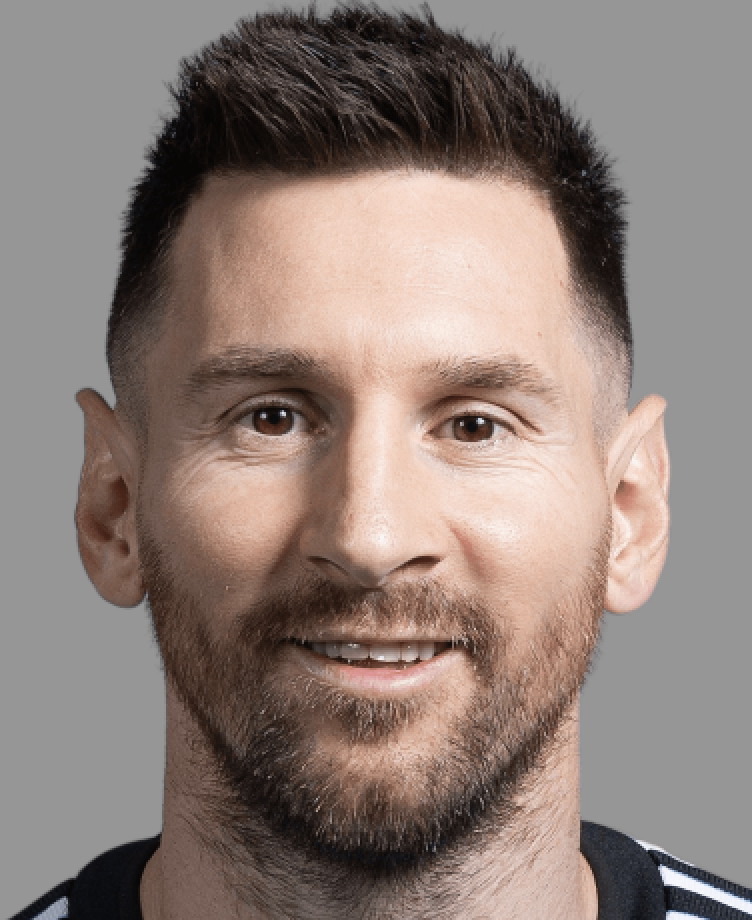
#> input picture Exercise3/Images/messi.png, 752 x 920 px
$ jupyter execute CombinationOfFaces.ipynb
#> lines starting #> are read from the running program, lines starting #| are printed output that depends on the picture; after the words box and inside, x2 and y2 are one past the last pixel; in counts of white or black regions, pixels touching at a corner belong together
# Combination Of Faces
__Author__ : Mohammad Rouintan , 400222042

__Course__ : Undergraduate Digital Image Processing Course

[cell 1]
import numpy as np
import cv2
import matplotlib.pyplot as plt

This code performs low-pass filtering on an input image using Fourier transforms.

The `low_filter` function generates a low-pass filter in the frequency domain based on the specified type (either `'IDEAL'`, `'Gaussian'`, or `'Butterworth'`) and with the given parameters `sigma` and `n`. The function first calculates the shape of the input image, and then generates a meshgrid of x and y coordinates that correspond to the Fourier transform domain. The `r` variable is then calculated to represent the radial distance from the center of the Fourier transform domain. Depending on the specified filter type, the function generates a filter mask and returns it.

The `low_filter_image` function applies the generated filter to the input image using Fourier transforms. First, the `low_filter` function is called to generate the low-pass filter. Then, the function computes the Fourier transform of the input image using `np.fft.fft2`, and shifts the zero-frequency component to the center of the Fourier transform using `np.fft.fftshift`. The filter is then applied to the shifted Fourier transform by element-wise multiplication. This filtered Fourier transform is then shifted back to the original position using `np.fft.ifftshift`, and the inverse Fourier transform is calculated using `np.fft.ifft2` to obtain the filtered image. Finally, `np.real` is used to extract the real part of the filtered image, since the imaginary part should be negligible.

The function returns two outputs: the magnitude spectrum of the filtered image, which is computed by taking the absolute value of the filtered Fourier transform and applying the logarithm to enhance contrast, and the filtered image itself.

[cell 2]
def low_filter(img, kind, sigma=15, n=2):
    shape = img.shape
    centerX = np.floor(shape[0] / 2)
    centerY = np.floor(shape[1] / 2)

    x = np.linspace(-centerX, centerX, shape[0])
    y = np.linspace(-centerY, centerY, shape[1])
    xv, yv = np.meshgrid(x, y)

    r = xv**2 + yv**2

    lowFilter = None
    if kind == 'IDEAL':
        lowFilter = np.sqrt(r) <= sigma
    elif kind == 'Gaussian':
        lowFilter = np.exp(-r/(2 * sigma**2))
    elif kind == 'Butterworth':
        lowFilter = 1 / (1 + (np.sqrt(r)/sigma) ** (2*n))

    return lowFilter


def low_filter_image(img, kind, sigma=15, n=2):
    lowFilter = low_filter(img, kind, sigma, n)

    ft = np.fft.fft2(img)
    ft_shift = np.fft.fftshift(ft)

    magnitudeLow = np.log(1 + np.abs(ft_shift * lowFilter.T))
    lowFilterImage = np.real(np.fft.ifft2(np.fft.ifftshift(ft_shift * lowFilter.T)))

    return magnitudeLow, lowFilterImage

This code performs high-pass filtering on an input image using Fourier transforms.

The `high_filter` function generates a high-pass filter in the frequency domain based on the specified type (either `'IDEAL'`, `'Gaussian'`, or `'Butterworth'`) and with the given parameters `sigma` and `n`. Depending on the specified filter type, the function generates a filter mask that is the complement of the corresponding low-pass filter mask generated by calling the `low_filter` function. This is achieved by subtracting the low-pass mask from 1.

The `high_filter_image` function applies the generated high-pass filter to the input image using Fourier transforms. First, the `high_filter` function is called to generate the high-pass filter. Then, the function computes the Fourier transform of the input image using `np.fft.fft2`, and shifts the zero-frequency component to the center of the Fourier transform using `np.fft.fftshift`. The filter is then applied to the shifted Fourier transform by element-wise multiplication. This filtered Fourier transform is then shifted back to the original position using `np.fft.ifftshift`, and the inverse Fourier transform is calculated using `np.fft.ifft2` to obtain the filtered image. Finally, `np.real` is used to extract the real part of the filtered image, since the imaginary part should be negligible.

The function returns two outputs: the magnitude spectrum of the filtered image, which is computed by taking the absolute value of the filtered Fourier transform and applying the logarithm to enhance contrast, and the filtered image itself.

[cell 3]
def high_filter(img, kind, sigma=15, n=2):
    if kind == 'IDEAL':
        return 1 - low_filter(img, 'IDEAL', sigma=sigma, n=n)
    elif kind == 'Gaussian':
        return 1 - low_filter(img, 'Gaussian', sigma=sigma, n=n)
    elif kind == 'Butterworth':
        return 1 - low_filter(img, 'Butterworth', sigma=sigma, n=n)
    else:
        return None

def high_filter_image(img, kind, sigma=15, n=2):
    highFilter = high_filter(img, kind, sigma, n)

    ft = np.fft.fft2(img)
    ft_shift = np.fft.fftshift(ft)

    magnitudeHigh = np.log(1 + np.abs(ft_shift * highFilter.T))
    highFilterImage = np.real(np.fft.ifft2(np.fft.ifftshift(ft_shift * highFilter.T)))

    return magnitudeHigh, highFilterImage

This code combines low-pass and high-pass filtered images to create a new image.

The `combination_of_faces` function takes in two input images, `img1` and `img2`, and a filter type `kind` (either `'IDEAL'`, `'Gaussian'`, or `'Butterworth'`) with optional parameters `sigma` and `n`. The function first applies a low-pass filter to `img1` and a high-pass filter to `img2` using the `low_filter_image` and `high_filter_image` functions. The `maglow` and `low_image` variables store the magnitude spectrum and filtered image of `img1`, while the `maghigh` and `high_image` variables store the magnitude spectrum and filtered image of `img2`.

The function then combines the low-pass and high-pass filtered images by adding them together, resulting in a hybrid image that contains both low-frequency and high-frequency information. The Fourier transform of the hybrid image is then computed using `np.fft.fft2`, and the zero-frequency component is shifted to the center using `np.fft.fftshift`. The magnitude spectrum of the Fourier transform is computed by taking the absolute value and applying the logarithm to enhance contrast. The final output of the function is a tuple containing the magnitude spectrum and the combined image.

Note that since the low-pass filter removes high-frequency information and the high-pass filter removes low-frequency information, the resulting combined image can appear different depending on the viewing distance. At a far distance, only the low-frequency information is visible and the image appears similar to the low-pass filtered image, while at a close distance, the high-frequency information becomes more visible and the image appears similar to the high-pass filtered image.

[cell 4]
def combination_of_faces(img1, img2, kind, sigma=15, n=2):
    maglow, low_image = low_filter_image(img1, kind, sigma, n)
    maghigh, high_image = high_filter_image(img2, kind, sigma, n)

    comb = low_image + high_image
    ft = np.fft.fft2(comb)
    ft_shift = np.fft.fftshift(ft)
    magnitude = np.log(1 + np.abs(ft_shift))

    return magnitude, comb

The following function, as the main function of the program, receives two input photos and then performs all the operations and prints the output.

[cell 5]
def process(img1, img2, kind, sigma=15, n=2):
    img1 = (img1 - np.min(img1)) / (np.max(img1) - np.min(img1))
    img2 = (img2 - np.min(img2)) / (np.max(img2) - np.min(img2))

    ft1 = np.fft.fft2(img1)
    ft_shift1 = np.fft.fftshift(ft1)
    mag1 = np.log(1 + np.abs(ft_shift1))

    ft2 = np.fft.fft2(img2)
    ft_shift2 = np.fft.fftshift(ft2)
    mag2 = np.log(1 + np.abs(ft_shift2))

    magLow, imgFromLowFilter = low_filter_image(img1, kind, sigma, n)
    magHigh, imgFromHighFilter = high_filter_image(img2, kind, sigma, n)
    magCom, combination = combination_of_faces(img1, img2, kind, sigma, n)

    plt.figure(figsize=(10, 10))
    plt.subplot(5, 2, 1), plt.imshow(img1, cmap='gray'), plt.title('Image1'), plt.xticks([]), plt.yticks([])
    plt.subplot(5, 2, 2), plt.imshow(mag1, cmap='gray'), plt.title('Magnitude1'), plt.xticks([]), plt.yticks([])
    plt.subplot(5, 2, 3), plt.imshow(imgFromLowFilter, cmap='gray'), plt.title('ImageLowFilter'), plt.xticks([]), plt.yticks([])
    plt.subplot(5, 2, 4), plt.imshow(magLow, cmap='gray'), plt.title('LowFilter'), plt.xticks([]), plt.yticks([])
    plt.subplot(5, 2, 5), plt.imshow(img2, cmap='gray'), plt.title('Image2'), plt.xticks([]), plt.yticks([])
    plt.subplot(5, 2, 6), plt.imshow(mag2, cmap='gray'), plt.title('Magnitude2'), plt.xticks([]), plt.yticks([])
    plt.subplot(5, 2, 7), plt.imshow(imgFromHighFilter, cmap='gray'), plt.title('ImageHighFilter'), plt.xticks([]), plt.yticks([])
    plt.subplot(5, 2, 8), plt.imshow(magHigh, cmap='gray'), plt.title('HighFilter'), plt.xticks([]), plt.yticks([])
    plt.subplot(5, 2, 9), plt.imshow(combination, cmap='gray'), plt.title('Combination'), plt.xticks([]), plt.yticks([])
    plt.subplot(5, 2, 10), plt.imshow(magCom, cmap='gray'), plt.title('MagnitudeCom'), plt.xticks([]), plt.yticks([])

    plt.show()

[cell 6]
messi = cv2.imread('Images/messi.png', 0)
#> messi: shape (920, 752); min 6, max 250, mean 130.1
ronaldo = cv2.imread('Images/ronaldo.png', 0)
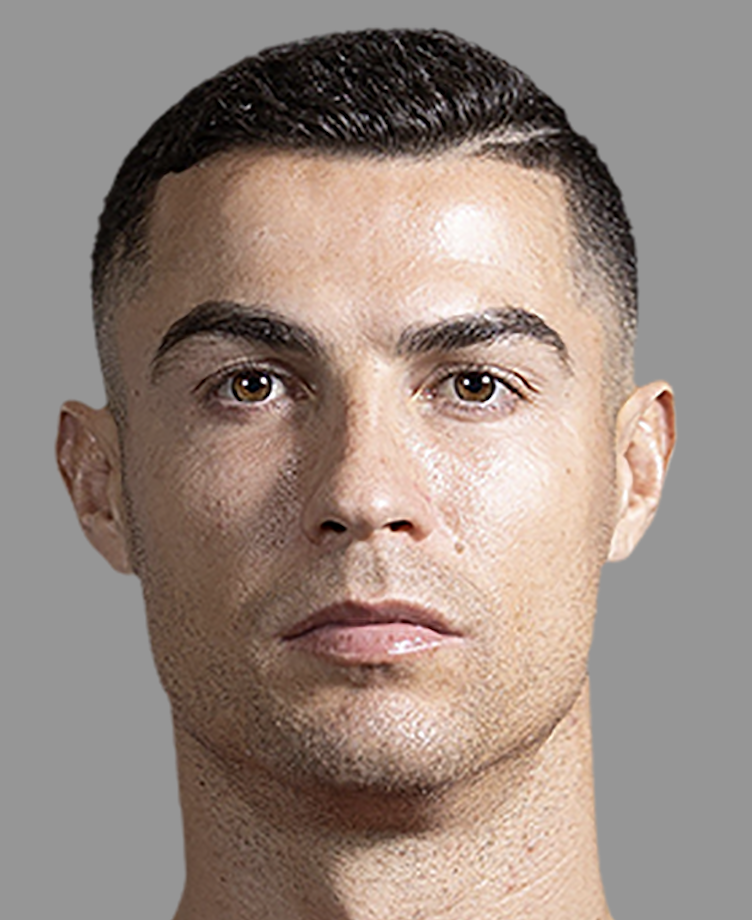
#> input picture Exercise3/Images/ronaldo.png, 752 x 920 px
#> ronaldo: shape (920, 752); min 0, max 255, mean 140.7

[cell 7]
process(messi, ronaldo, 'IDEAL')
#> in low_filter_image, `lowFilter = low_filter(img, kind, sigma, n)`:
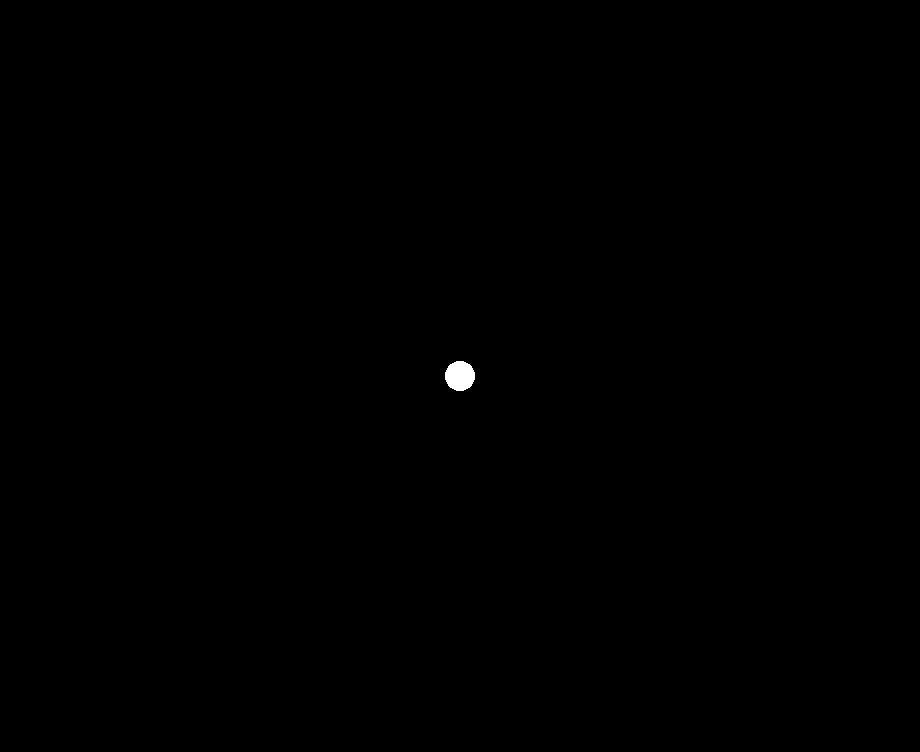
#> lowFilter: shape (752, 920) bool; 0.1% white; 1 white region, box (x1, y1, x2, y2) and area: (445, 361, 475, 391) 708

[cell 8]
process(messi, ronaldo, 'Gaussian')

[cell 9]
process(messi, ronaldo, 'Butterworth')

[cell 10]
process(ronaldo, messi, 'IDEAL')
#> in low_filter_image (call 7), `lowFilterImage = np.real(np.fft.ifft2(np.fft.ifftshift(ft_shift * lowF..`:
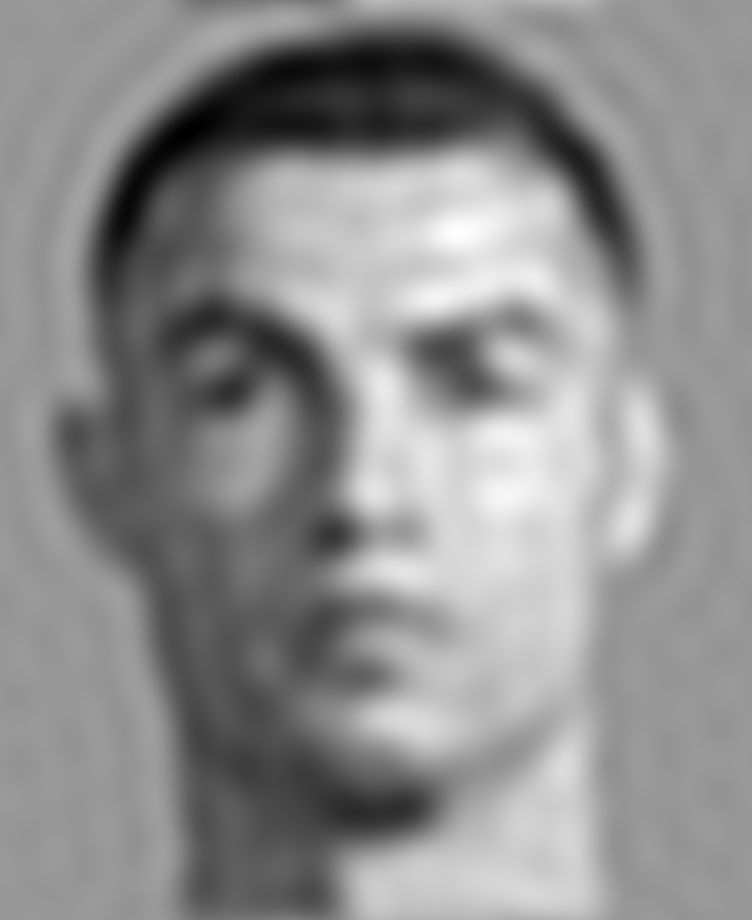
#> lowFilterImage: shape (920, 752) float64; min -0.0222, max 1.01, mean 0.552; drawn with min black and max white
#> in high_filter_image (call 7), `magnitudeHigh = np.log(1 + np.abs(ft_shift * highFilter.T))`:
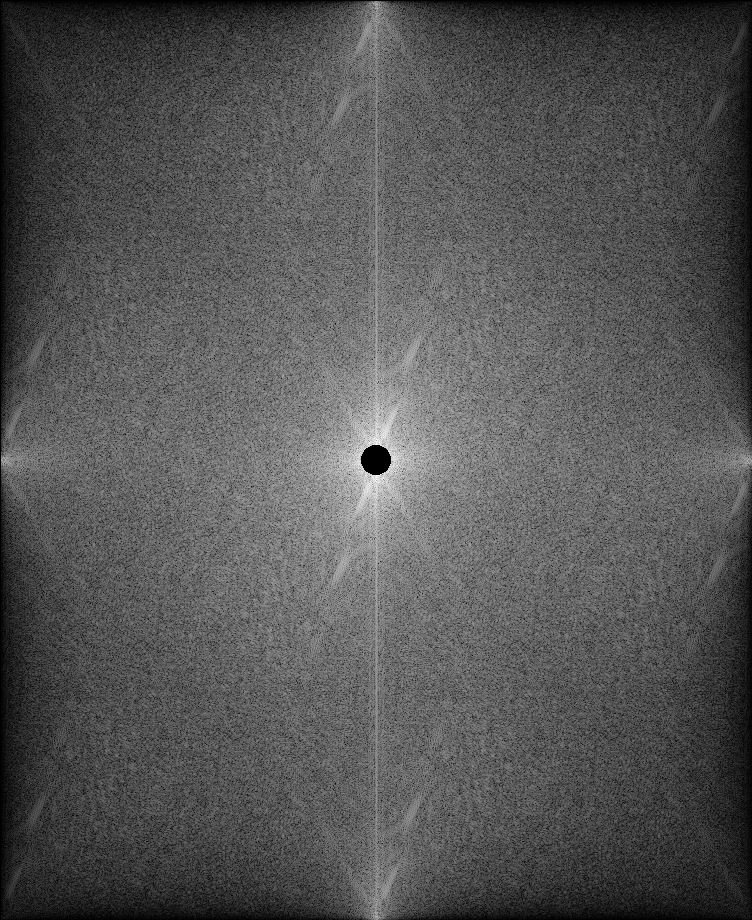
#> magnitudeHigh: shape (920, 752) float64; min 0, max 7.96, mean 2.67; drawn with min black and max white
#> in high_filter_image (call 7), `highFilterImage = np.real(np.fft.ifft2(np.fft.ifftshift(ft_shift * hig..`:
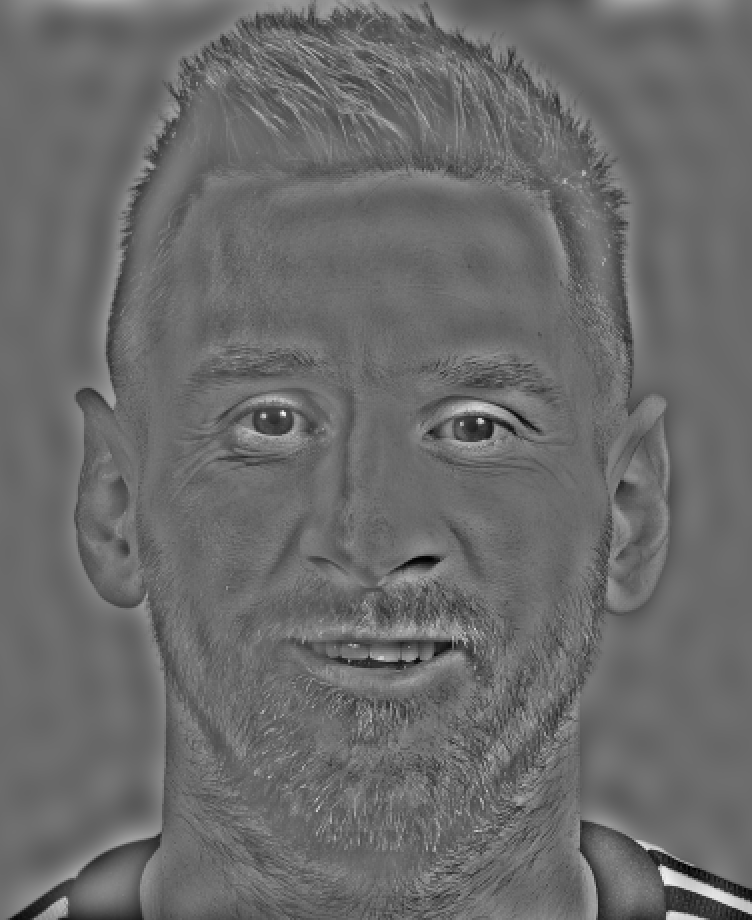
#> highFilterImage: shape (920, 752) float64; min -0.501, max 0.691, mean 5.65e-20; drawn with min black and max white

[cell 11]
process(ronaldo, messi, 'Gaussian')
#> in combination_of_faces (call 5), `comb = low_image + high_image`:
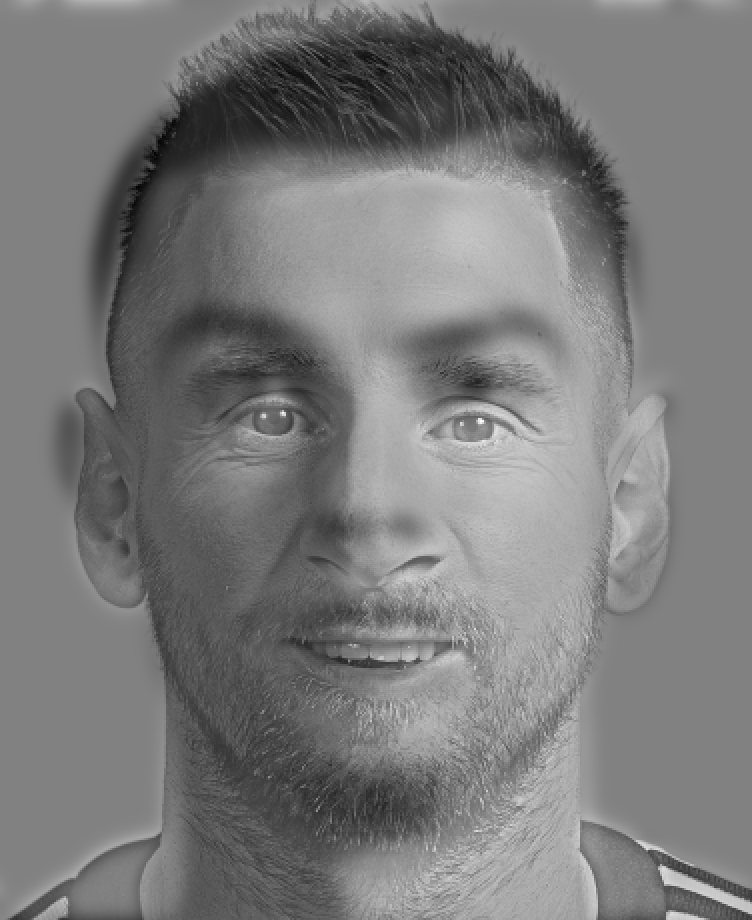
#> comb: shape (920, 752) float64; min -0.164, max 1.32, mean 0.552; drawn with min black and max white
